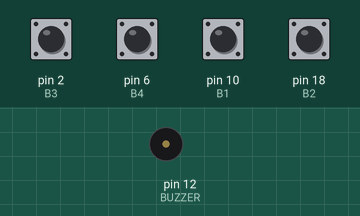
Simulated run of this sketch. Board: Arduino Uno, built with avr-gcc and run on an emulated ATmega328P. Parts: buzzer (waves = sounding, pin HIGH). The inputs (shaded band) are chosen by the test bench; at power-on: pin 2 (B3), pin 6 (B4), pin 10 (B1), pin 18 (B2) HIGH.

Above: at 5.0 s.
5.1 s: pin 2 (B3) pulled LOW for 0.15 s
At 5.4 s:
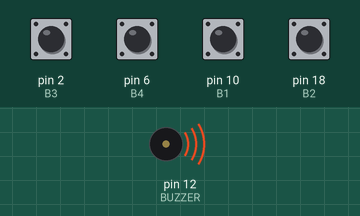
8.2 s: pin 2 (B3) pulled LOW for 1 s
At 12.0 s:
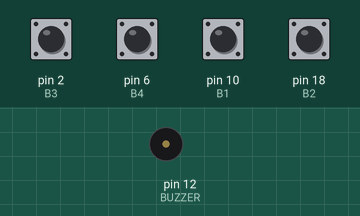
12.2 s: pin 6 (B4) pulled LOW for 0.15 s
At 13.2 s:
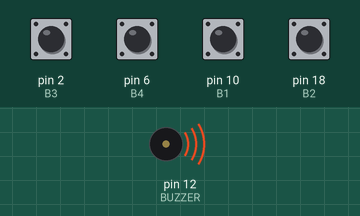
Timing chart, 0 to 16.7 s (numbered marks = the images above; inputs shaded):
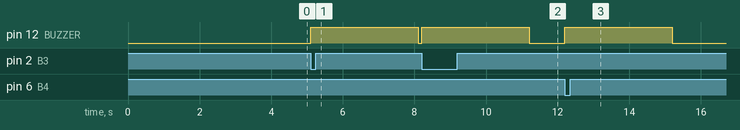

The sketch:

ex_1_relatorio_2.ino
```cpp
#define BUZZER (1 << PB4)
#define B1 (1 << PB2)
#define B2 (1 << PC4)
#define B3 (1 << PD2)
#define B4 (1 << PD6)

int main(void) {
    DDRB |= BUZZER;

    PORTB = B1;
    PORTC = B2;
    PORTD = (B3 + B4);

    PORTB &= ~(BUZZER);

    PCICR = (1 << PCIE2) + (1 << PCIE1) + (1 << PCIE0);
    EICRA = (1 << ISC01) + (0 << ISC00);

    PCMSK0 = B1;
    PCMSK1 = B2;
    PCMSK2 = B4;
    EIMSK = (1 << INT0);

    sei();

    for(;;) {
    }
}

ISR(PCINT0_vect) {
    short int b1;
    b1 = PINB & B1;

    if(!b1) {
        PORTB |= BUZZER;
        _delay_ms(3000);
        PORTB &= ~(BUZZER);
    }
}

ISR(PCINT1_vect) {
    short int b2;
    b2 = PINC & B2;

    if(!b2) {
        PORTB |= BUZZER;
        _delay_ms(3000);
        PORTB &= ~(BUZZER);
    }
}

ISR(PCINT2_vect) {
    short int b4;
    b4 = PIND & B4;

    if(!b4) {
        PORTB |= BUZZER;
        _delay_ms(3000);
        PORTB &= ~(BUZZER);
    }
}

ISR(INT0_vect) {
    short int b3;
    b3 = PIND & B3;

    if(!b3) {
        PORTB |= BUZZER;
        _delay_ms(3000);
        PORTB &= ~(BUZZER);
    }
}
```

Measured:
- after the input at 5.1 s, pin 12 (BUZZER): LOW → HIGH at once, → LOW 3.0 s later
- after the input at 8.2 s, pin 12 (BUZZER): LOW → HIGH at once, → LOW 3.0 s later
- after the input at 12.2 s, pin 12 (BUZZER): LOW → HIGH at once, → LOW 3.0 s later
